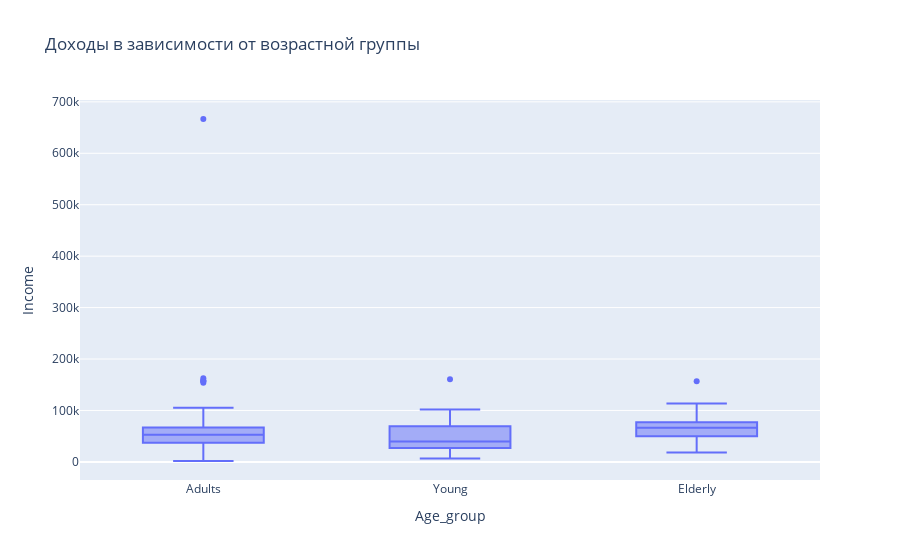

Notebook source saved alongside this figure:
### Code cell
# Определение выбросов
px.box(copy_df, x="Age_group", y="Income",
              title="Доходы в зависимости от возрастной группы")

### Figure 1 — Plotly figure (JSON) as saved in the notebook; plotly's stock layout.template omitted (floating-point values rounded to 4 significant figures; data arrays with more than 128 entries replaced by an {"elided": "..."} marker saying what was removed)
{"data": [{"alignmentgroup": "True", "hovertemplate": "Age_group=%{x}<br>Income=%{y}<extra></extra>", "legendgroup": "", "marker": {"color": "#636efa"}, "name": "", "notched": false, "offsetgroup": "", "orientation": "v", "showlegend": false, "x": {"elided": "2240 str values"}, "x0": " ", "xaxis": "x", "y": {"elided": "2240 float values"}, "y0": " ", "yaxis": "y", "type": "box"}], "layout": {"xaxis": {"anchor": "y", "domain": [0.0, 1.0], "title": {"text": "Age_group"}}, "yaxis": {"anchor": "x", "domain": [0.0, 1.0], "title": {"text": "Income"}}, "legend": {"tracegroupgap": 0}, "title": {"text": "Доходы в зависимости от возрастной группы"}, "boxmode": "group"}}
